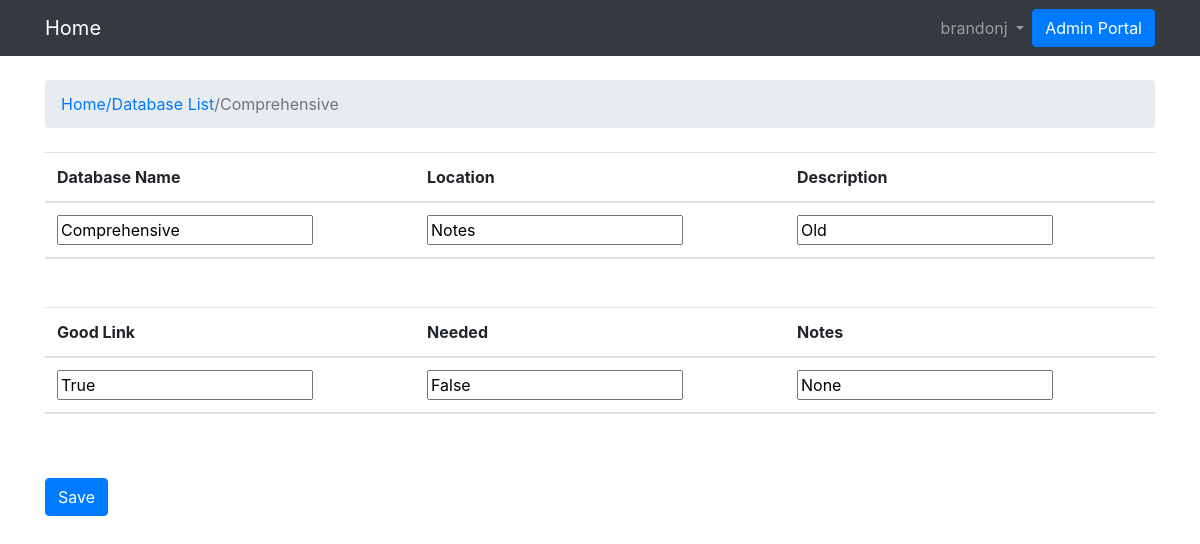
Page /databases/6/ (signed in) on the committed database.
### databaseEntries/models.py (models this page shows, shortened)
class Database(models.Model):
    data        = models.CharField(max_length=100)
    whereFound  = models.CharField(max_length=100, blank=True, null=True)
    description = models.CharField(max_length=100, blank=True, null=True)
    goodLink    = models.BooleanField(default=False)
    needed      = models.BooleanField(default=False)
    notes       = models.CharField(max_length=200, blank=True, null=True)

### databaseEntries/views.py (the view)
# urls.py: path('<int:database_id>/', views.detail, name='detail'),
@login_required
def detail(request, database_id):
    if request.method == "POST":
        if request.POST.get('data'):
            database = get_object_or_404(Database, pk=database_id)
            database.data = request.POST.get('data')
            database.whereFound = request.POST.get('whereFound')
            database.description = request.POST.get('description')
            database.goodLink = request.POST.get('goodLink')
            database.needed = request.POST.get('needed')
            database.notes = request.POST.get('notes')
            database.save()
            return redirect('databases:index')
    else:
        database = get_object_or_404(Database, pk=database_id)
        data = serializers.serialize( "python", Database.objects.all().order_by('-pk') )
        return render(request, 'databaseEntries/detail.html', {'database': database, 'data': data})

### databaseEntries/templates/databaseEntries/detail.html (shortened to what this page needs)
{% extends 'databaseEntries/base.html' %}
{% block breadcrumb %}
<li class="breadcrumb-item active"><a href="{% url 'homepage:index' %}">Home</a><a href="{% url 'databases:index' %}">/Database List</a>/{{ database.data }}</li>
{% endblock %}
{% block content %}
<form action="" method="POST">
    <table class="table">
        <thread class="thread-inverse">
            <tr>
                <th>Database Name</th>
                <th>Location</th>
                <th>Description</th>
            </tr>
        </thread>
        <tbody>
            <tr>
                <td><input type="text" name="data" value={{database.data}}></input></td>
                <td><input type="text" name="whereFound" value={{database.whereFound}}></input></td>
                <td><input type="text" name="description" value={{database.description}}></input></td>
            </tr>
        </tbody>
        <thread>
            <tr>
                <td>&nbsp;</td>
            </tr>
        </thread>
        <thread class="thread-inverse">
            <tr>
                <th>Good Link</th>
                <th>Needed</th>
                <th>Notes</th>
            </tr>
        </thread>
        <tbody>
            <tr>
                <td><input type="text" name="goodLink" value={{database.goodLink}}></input></td>
                <td><input type="text" name="needed" value={{database.needed}}></input></td>
                <td><input type="text" name="notes" value={{database.notes}}></input></td>
            </tr>
        </tbody>
        <thread>
            <tr>
                <td>&nbsp;</td>
            </tr>
        </thread>
    </table>
    <input class="btn btn-primary" type="submit" value="Save"></input>
</form>
{% endblock %}

### databaseEntries/templates/databaseEntries/base.html (shortened to what this page needs)
{% load static %}<!DOCTYPE html>
<html>
    <head>
        <link rel="stylesheet" type="text/css" href="{% static 'entries/bootstrap.min.css' %}">
    </head>
    <body>
        {% block body %}
        <nav class="navbar navbar-expand-sm navbar-dark bg-dark">
			  <div class="container">
				<a class="navbar-brand" href="{% url 'homepage:index' %}">Home</a>
				<div class="nav navbar-nav navbar-collapse" id="mainMenu">
				    {% if user.is_authenticated %}
				    <ul class="navbar-nav ml-auto">
				        <li class="nav-item dropdown">
				            <a class="nav-link dropdown-toggle" href="#" id='userMenu' data-toggle="dropdown" aria-haspopup="true" aria-expanded="false">
				                {{ user.username }}
				            </a>
				        </li>
				    </ul>
				    {% else %}
				    <form class="from-inline ml-auto">
				        <a href="{% url 'admin:login' %}" class="btn btn-outline-secondary">Log in</a>
				    </form>
				    {% endif %}
				</div>
			    <div class="nav navbar-nav navbar-right">
                    <a class="btn btn-primary" href="{% url 'admin:index' %}">Admin Portal</a>
				</div>
			  </div>
			</nav>
			<div class="container">
				<ol class="breadcrumb my-4">
					{% block breadcrumb %}
					{% endblock %}
				</ol>
				{% block content %}
				{% endblock %}
			</div>
		{% endblock body %}
    </body>
</html>

### rows in the picture
Database: data "Comprehensive", whereFound "Notes", description "Old", goodLink "True", needed "False", notes "None"

### other values in the picture
{{ user.username }} "brandonj"
